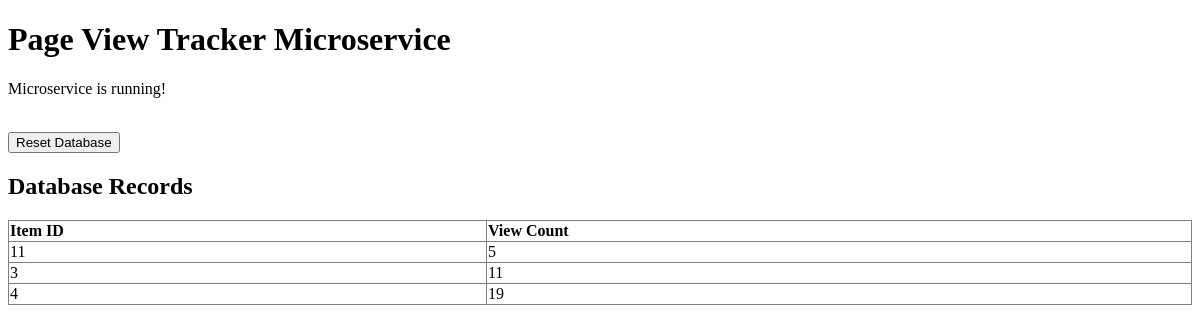
Before: / with the older database file.
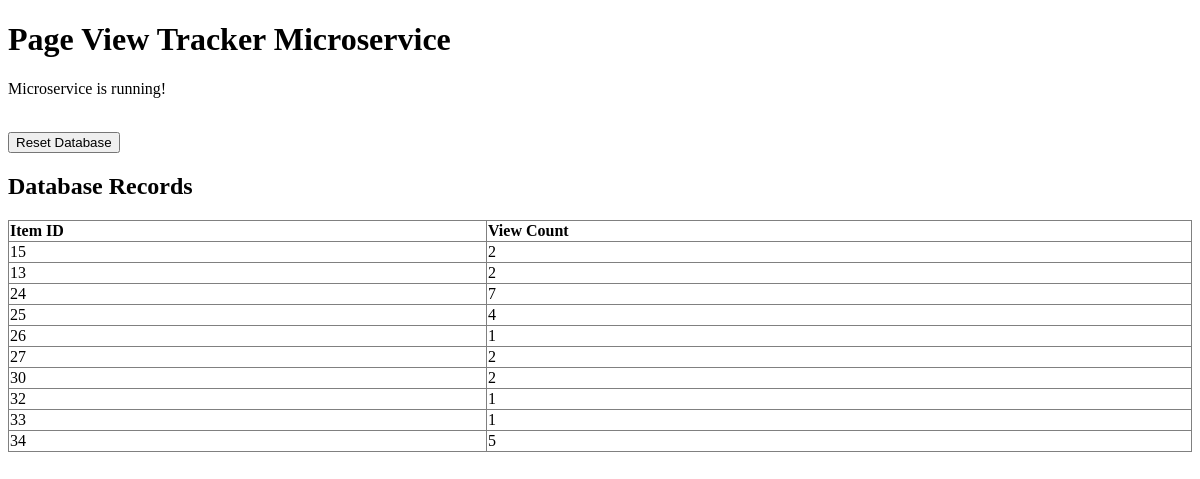
After: the same page with the newer database file.
### app/models.py (models this page shows, shortened)
class PageView(db.Model):
    __tablename__ = 'page_views'
    id = db.Column(db.Integer, primary_key=True)  # Auto-increment ID
    item_id = db.Column(db.Integer, unique=True, nullable=False)  # Unique integer identifier for the item
    count = db.Column(db.Integer, nullable=False, default=0)  # View count

### app.py (the view)
@app.route('/')
def home():
    page_views = PageView.query.all()  # Retrieve all records from the PageView table
    return render_template('index.html', page_views=page_views)

### templates/index.html (shortened to what this page needs)
<!DOCTYPE html>
<html lang="en">
<head>
</head>
<body>
    <header>
        <h1>Page View Tracker Microservice</h1>
    </header>
    <p>Microservice is running!</p>
    <br>
    <form action="{{ url_for('reset_database') }}" method="POST" onsubmit="confirmReset(event)">
        <button type="submit">Reset Database</button>
    </form>
    <h2>Database Records</h2>
    {% if page_views %}
    <table border="1" style="width: 100%; text-align: left; border-collapse: collapse;">
        <thead>
            <tr>
                <th>Item ID</th>
                <th>View Count</th>
            </tr>
        </thead>
        <tbody>
            {% for page_view in page_views %}
            <tr>
                <td>{{ page_view.item_id }}</td>
                <td>{{ page_view.count }}</td>
            </tr>
            {% endfor %}
        </tbody>
    </table>
    {% else %}
    <p>No records found in the database.</p>
    {% endif %}
</body>
</html>

Changed rows visible on the page:
removed PageView: item_id "11", count "5"
changed PageView (number 1 of 10 on the later page): item_id "3" → "15"; count "11" → "2"
changed PageView (number 2 of 10 on the later page): item_id "4" → "13"; count "19" → "2"
added PageView: item_id "24", count "7"
added PageView: item_id "25", count "4"
added PageView: item_id "26", count "1"
added PageView: item_id "27", count "2"
added PageView: item_id "30", count "2"
added PageView: item_id "32", count "1"
added PageView: item_id "33", count "1"
added PageView: item_id "34", count "5"
